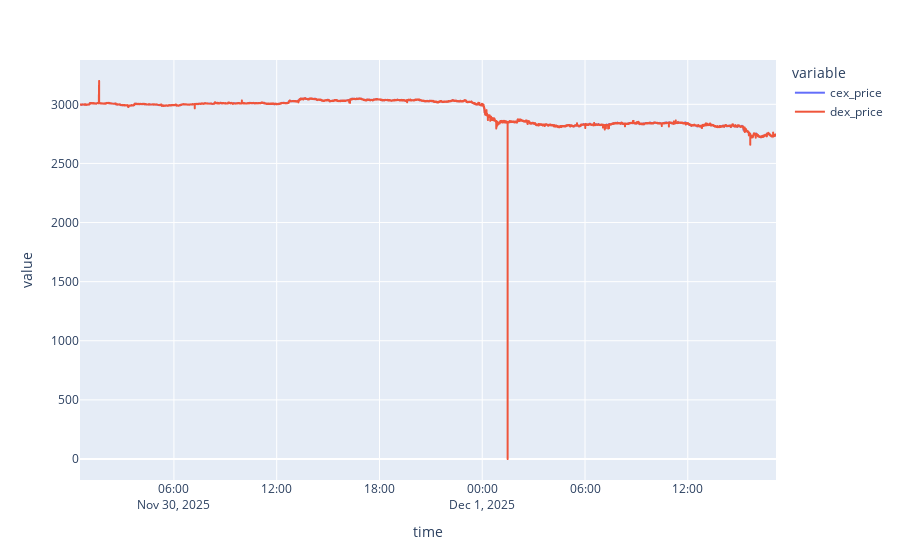

The code cell stored with this chart in its notebook:
### Code cell
df_merged = pd.merge_asof(df.sort_values(by='timestamp'), df_poly, left_on='timestamp', right_on='time')
df_final = df_merged[['time', 'close', 'price']].rename(columns={"price": "dex_price", "close": "cex_price"})
px.line(df_final, 'time', ['cex_price', 'dex_price'])

### Figure 1 — Plotly figure (JSON) as saved in the notebook; plotly's stock layout.template omitted (floating-point values rounded to 4 significant figures; data arrays with more than 128 entries replaced by an {"elided": "..."} marker saying what was removed)
{"data": [{"hovertemplate": "variable=cex_price<br>time=%{x}<br>value=%{y}<extra></extra>", "legendgroup": "cex_price", "line": {"color": "#636efa", "dash": "solid"}, "marker": {"symbol": "circle"}, "mode": "lines", "name": "cex_price", "showlegend": true, "type": "scattergl", "x": {"elided": "10000 str values"}, "xaxis": "x", "y": {"elided": "10000 float values"}, "yaxis": "y"}, {"hovertemplate": "variable=dex_price<br>time=%{x}<br>value=%{y}<extra></extra>", "legendgroup": "dex_price", "line": {"color": "#EF553B", "dash": "solid"}, "marker": {"symbol": "circle"}, "mode": "lines", "name": "dex_price", "showlegend": true, "type": "scattergl", "x": {"elided": "10000 str values"}, "xaxis": "x", "y": {"elided": "10000 float values"}, "yaxis": "y"}], "layout": {"legend": {"title": {"text": "variable"}, "tracegroupgap": 0}, "margin": {"t": 60}, "xaxis": {"anchor": "y", "domain": [0, 1], "title": {"text": "time"}}, "yaxis": {"anchor": "x", "domain": [0, 1], "title": {"text": "value"}}}}
